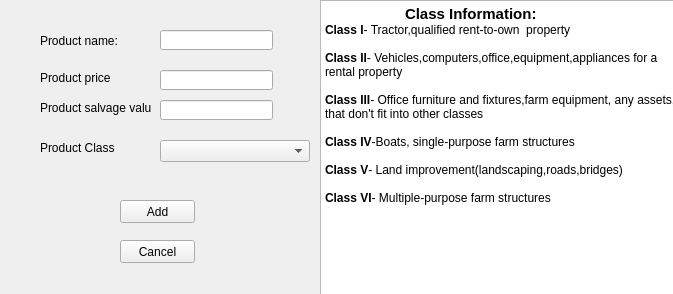
<?xml version="1.0" encoding="UTF-8"?>
<ui version="4.0">
 <class>Form</class>
 <widget class="QWidget" name="Form">
  <property name="geometry">
   <rect>
    <x>0</x>
    <y>0</y>
    <width>673</width>
    <height>294</height>
   </rect>
  </property>
  <property name="windowTitle">
   <string>Form</string>
  </property>
  <widget class="QLabel" name="label">
   <property name="geometry">
    <rect>
     <x>40</x>
     <y>30</y>
     <width>81</width>
     <height>21</height>
    </rect>
   </property>
   <property name="text">
    <string>Product name:</string>
   </property>
  </widget>
  <widget class="QLineEdit" name="product_name">
   <property name="geometry">
    <rect>
     <x>160</x>
     <y>30</y>
     <width>113</width>
     <height>20</height>
    </rect>
   </property>
  </widget>
  <widget class="QLineEdit" name="product_price">
   <property name="geometry">
    <rect>
     <x>160</x>
     <y>70</y>
     <width>113</width>
     <height>20</height>
    </rect>
   </property>
  </widget>
  <widget class="QLabel" name="label_2">
   <property name="geometry">
    <rect>
     <x>40</x>
     <y>70</y>
     <width>71</width>
     <height>16</height>
    </rect>
   </property>
   <property name="text">
    <string>Product price:</string>
   </property>
  </widget>
  <widget class="QLineEdit" name="product_salvage_value">
   <property name="geometry">
    <rect>
     <x>160</x>
     <y>100</y>
     <width>113</width>
     <height>20</height>
    </rect>
   </property>
  </widget>
  <widget class="QLabel" name="label_3">
   <property name="geometry">
    <rect>
     <x>40</x>
     <y>100</y>
     <width>111</width>
     <height>16</height>
    </rect>
   </property>
   <property name="text">
    <string>Product salvage value</string>
   </property>
  </widget>
  <widget class="QLabel" name="label_4">
   <property name="geometry">
    <rect>
     <x>40</x>
     <y>140</y>
     <width>81</width>
     <height>16</height>
    </rect>
   </property>
   <property name="text">
    <string>Product Class</string>
   </property>
  </widget>
  <widget class="QTextBrowser" name="textBrowser">
   <property name="geometry">
    <rect>
     <x>320</x>
     <y>0</y>
     <width>361</width>
     <height>301</height>
    </rect>
   </property>
   <property name="html">
    <string>&lt;!DOCTYPE HTML PUBLIC &quot;-//W3C//DTD HTML 4.0//EN&quot; &quot;http://www.w3.org/TR/REC-html40/strict.dtd&quot;&gt;
&lt;html&gt;&lt;head&gt;&lt;meta name=&quot;qrichtext&quot; content=&quot;1&quot; /&gt;&lt;style type=&quot;text/css&quot;&gt;
p, li { white-space: pre-wrap; }
&lt;/style&gt;&lt;/head&gt;&lt;body style=&quot; font-family:'MS Shell Dlg 2'; font-size:8.25pt; font-weight:400; font-style:normal;&quot;&gt;
&lt;p style=&quot; margin-top:0px; margin-bottom:0px; margin-left:0px; margin-right:0px; -qt-block-indent:0; text-indent:0px;&quot;&gt;&lt;span style=&quot; font-size:11pt; font-weight:600;&quot;&gt;	Class Information:&lt;/span&gt;&lt;/p&gt;
&lt;p style=&quot; margin-top:0px; margin-bottom:0px; margin-left:0px; margin-right:0px; -qt-block-indent:0; text-indent:0px;&quot;&gt;&lt;span style=&quot; font-size:9pt; font-weight:600;&quot;&gt;Class I&lt;/span&gt;&lt;span style=&quot; font-size:9pt;&quot;&gt;- Tractor,qualified rent-to-own  property&lt;/span&gt;&lt;/p&gt;
&lt;p style=&quot;-qt-paragraph-type:empty; margin-top:0px; margin-bottom:0px; margin-left:0px; margin-right:0px; -qt-block-indent:0; text-indent:0px; font-size:9pt;&quot;&gt;&lt;br /&gt;&lt;/p&gt;
&lt;p style=&quot; margin-top:0px; margin-bottom:0px; margin-left:0px; margin-right:0px; -qt-block-indent:0; text-indent:0px;&quot;&gt;&lt;span style=&quot; font-size:9pt; font-weight:600;&quot;&gt;Class II&lt;/span&gt;&lt;span style=&quot; font-size:9pt;&quot;&gt;- Vehicles,computers,office,equipment,appliances for a rental property&lt;/span&gt;&lt;/p&gt;
&lt;p style=&quot;-qt-paragraph-type:empty; margin-top:0px; margin-bottom:0px; margin-left:0px; margin-right:0px; -qt-block-indent:0; text-indent:0px; font-size:9pt;&quot;&gt;&lt;br /&gt;&lt;/p&gt;
&lt;p style=&quot; margin-top:0px; margin-bottom:0px; margin-left:0px; margin-right:0px; -qt-block-indent:0; text-indent:0px;&quot;&gt;&lt;span style=&quot; font-size:9pt; font-weight:600;&quot;&gt;Class III&lt;/span&gt;&lt;span style=&quot; font-size:9pt;&quot;&gt;- Office furniture and fixtures,farm equipment, any assets, that don't fit into other classes&lt;/span&gt;&lt;/p&gt;
&lt;p style=&quot;-qt-paragraph-type:empty; margin-top:0px; margin-bottom:0px; margin-left:0px; margin-right:0px; -qt-block-indent:0; text-indent:0px; font-size:9pt;&quot;&gt;&lt;br /&gt;&lt;/p&gt;
&lt;p style=&quot; margin-top:0px; margin-bottom:0px; margin-left:0px; margin-right:0px; -qt-block-indent:0; text-indent:0px;&quot;&gt;&lt;span style=&quot; font-size:9pt; font-weight:600;&quot;&gt;Class IV&lt;/span&gt;&lt;span style=&quot; font-size:9pt;&quot;&gt;-Boats, single-purpose farm structures&lt;/span&gt;&lt;/p&gt;
&lt;p style=&quot;-qt-paragraph-type:empty; margin-top:0px; margin-bottom:0px; margin-left:0px; margin-right:0px; -qt-block-indent:0; text-indent:0px; font-size:9pt;&quot;&gt;&lt;br /&gt;&lt;/p&gt;
&lt;p style=&quot; margin-top:0px; margin-bottom:0px; margin-left:0px; margin-right:0px; -qt-block-indent:0; text-indent:0px;&quot;&gt;&lt;span style=&quot; font-size:9pt; font-weight:600;&quot;&gt;Class V&lt;/span&gt;&lt;span style=&quot; font-size:9pt;&quot;&gt;- Land improvement(landscaping,roads,bridges)&lt;/span&gt;&lt;/p&gt;
&lt;p style=&quot;-qt-paragraph-type:empty; margin-top:0px; margin-bottom:0px; margin-left:0px; margin-right:0px; -qt-block-indent:0; text-indent:0px; font-size:9pt;&quot;&gt;&lt;br /&gt;&lt;/p&gt;
&lt;p style=&quot; margin-top:0px; margin-bottom:0px; margin-left:0px; margin-right:0px; -qt-block-indent:0; text-indent:0px;&quot;&gt;&lt;span style=&quot; font-size:9pt; font-weight:600;&quot;&gt;Class VI&lt;/span&gt;&lt;span style=&quot; font-size:9pt;&quot;&gt;- Multiple-purpose farm structures&lt;/span&gt;&lt;/p&gt;&lt;/body&gt;&lt;/html&gt;</string>
   </property>
  </widget>
  <widget class="QComboBox" name="comboBox">
   <property name="geometry">
    <rect>
     <x>160</x>
     <y>140</y>
     <width>150</width>
     <height>22</height>
    </rect>
   </property>
  </widget>
  <widget class="QPushButton" name="addBtn">
   <property name="geometry">
    <rect>
     <x>120</x>
     <y>200</y>
     <width>75</width>
     <height>23</height>
    </rect>
   </property>
   <property name="text">
    <string>Add</string>
   </property>
  </widget>
  <widget class="QPushButton" name="cancelBtn">
   <property name="geometry">
    <rect>
     <x>120</x>
     <y>240</y>
     <width>75</width>
     <height>23</height>
    </rect>
   </property>
   <property name="text">
    <string>Cancel</string>
   </property>
  </widget>
 </widget>
 <resources/>
 <connections/>
</ui>
